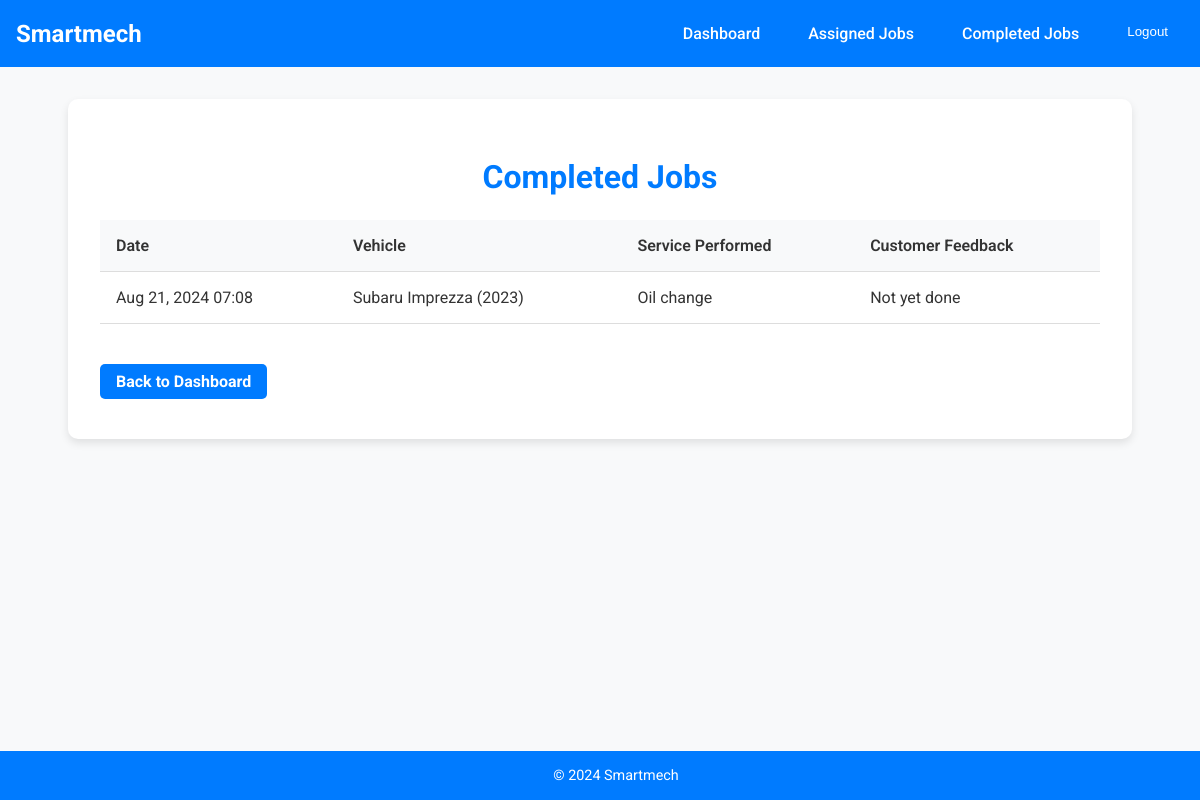
The app's page /accounts/mechanic/completed-jobs/ (signed in) with its own data.
### accounts/models.py (models this page shows, shortened)
class ServiceRequest(models.Model):
    owner = models.ForeignKey(VehicleOwner, related_name='service_requests', on_delete=models.CASCADE)
    mechanic = models.ForeignKey(Mechanic, related_name='service_requests', on_delete=models.SET_NULL, null=True, blank=True)
    company = models.ForeignKey(AutoRepairCompany, related_name='service_requests', on_delete=models.SET_NULL, null=True, blank=True)
    vehicle = models.ForeignKey(Vehicle, related_name='service_requests', on_delete=models.CASCADE)
    issue_description = models.TextField()
    service_type = models.CharField(max_length=100, blank=True, null=True)  # E.g., "Oil Change", "Brake Repair"
    status = models.CharField(max_length=50, choices=[
        ('pending', 'Pending'),
        ('in_progress', 'In Progress'),
        ('completed', 'Completed')
    ], default='pending')
    created_at = models.DateTimeField(auto_now_add=True)
    updated_at = models.DateTimeField(auto_now=True)
    feedback = models.TextField(blank=True, null=True)
    rating = models.IntegerField(
        null=True,
        blank=True,
        validators=[MinValueValidator(1), MaxValueValidator(5)],
        help_text="Rate the service from 1 to 5 stars"
    )

class Vehicle(models.Model):
    owner = models.ForeignKey(VehicleOwner, related_name='vehicles', on_delete=models.CASCADE)
    make = models.CharField(max_length=100)
    license_plate =models.CharField(max_length=255, blank=True, null=True)
    model = models.CharField(max_length=100)
    year = models.IntegerField()
    vin = models.CharField(max_length=100, unique=True)  # Vehicle Identification Number
    current_status = models.CharField(max_length=255, blank=True, null=True)  # e.g., "In Service", "Available"
    warranty_info = models.CharField(max_length=255, blank=True, null=True)  # e.g., "2 years remaining"

### accounts/views.py (the view)
# urls.py: path('mechanic/completed-jobs/', views.completed_jobs, name='completed_jobs'),
@login_required
def completed_jobs(request):
    mechanic = request.user.mechanic
    completed_jobs = ServiceRequest.objects.filter(mechanic=mechanic, status='completed')
    return render(request, 'mechanic/completed_jobs.html', {
        'completed_jobs': completed_jobs,
    })

### accounts/templates/mechanic/completed_jobs.html (shortened to what this page needs)
{% extends 'base.html' %}
{% block content %}
<div class="completed-jobs-container">
    <h2 class="completed-jobs-title">Completed Jobs</h2>
    <table class="completed-jobs-table">
        <thead>
            <tr>
                <th>Date</th>
                <th>Vehicle</th>
                <th>Service Performed</th>
                <th>Customer Feedback</th>
            </tr>
        </thead>
        <tbody>
            {% for job in completed_jobs %}
            <tr>
                <td>{{ job.updated_at|date:"M d, Y H:i" }}</td>
                <td>{{ job.vehicle.make }} {{ job.vehicle.model }} ({{ job.vehicle.year }})</td>
                <td>{{ job.issue_description }}</td>
                <td>{{ job.feedback|default:"No feedback provided" }}</td>
            </tr>
            {% empty %}
            <tr>
                <td colspan="4" class="no-jobs-found">No completed jobs found.</td>
            </tr>
            {% endfor %}
        </tbody>
    </table>
    <a href="{% url 'mechanic_dashboard' %}" class="btn btn-secondary">Back to Dashboard</a>
</div>
{% endblock %}

### accounts/static/accounts/css/style.css (style rules this page uses)
body { font-family: 'Roboto', sans-serif; background-color: #f4f4f9; margin: 0; padding: 0; color: #333; }
h1, h2, h3 { color: #333; margin-bottom: 15px; }
a { color: #3498db; text-decoration: none; }
.btn { display: inline-block; padding: 10px 20px; background-color: #3498db; color: #fff; border-radius: 5px; transition: background-color 0.3s ease; text-align: center; }
.btn { display: inline-block; padding: 0.75rem 1.5rem; background-color: #007bff; color: #fff; border-radius: 5px; text-decoration: none; text-align: center; transition: background-color 0.3s ease; font-weight: bold; }
.btn-secondary { background-color: #6c757d; }
.completed-jobs-container { max-width: 1000px; margin: 2rem auto; padding: 2rem; background-color: #fff; border-radius: 10px; box-shadow: 0 4px 8px rgba(0, 0, 0, 0.1); }
.completed-jobs-title { font-size: 2rem; color: #007bff; margin-bottom: 1.5rem; text-align: center; }
.completed-jobs-table { width: 100%; border-collapse: collapse; margin-bottom: 2rem; }
.completed-jobs-table th, .completed-jobs-table td { padding: 1rem; text-align: left; border-bottom: 1px solid #ddd; color: #333; }
.completed-jobs-table th { background-color: #f8f9fa; font-weight: 600; }
.completed-jobs-table td { font-size: 1rem; }

### accounts/templates/base.html (style rules this page uses)
html, body { margin: 0; padding: 0; height: 100%; font-family: 'Roboto', sans-serif; overflow-x: hidden; }
body { display: flex; flex-direction: column; background-color: #f8f9fa; color: #333; }
.btn { display: inline-block; padding: 0.5rem 1rem; background-color: #007bff; color: white; border-radius: 5px; text-decoration: none; margin: 0.5rem 0; }

### records on screen
ServiceRequest: updated_at "Aug 21, 2024 07:08", vehicle.make "Subaru", vehicle.model "Imprezza", vehicle.year "2023", issue_description "Oil change", feedback "Not yet done"
